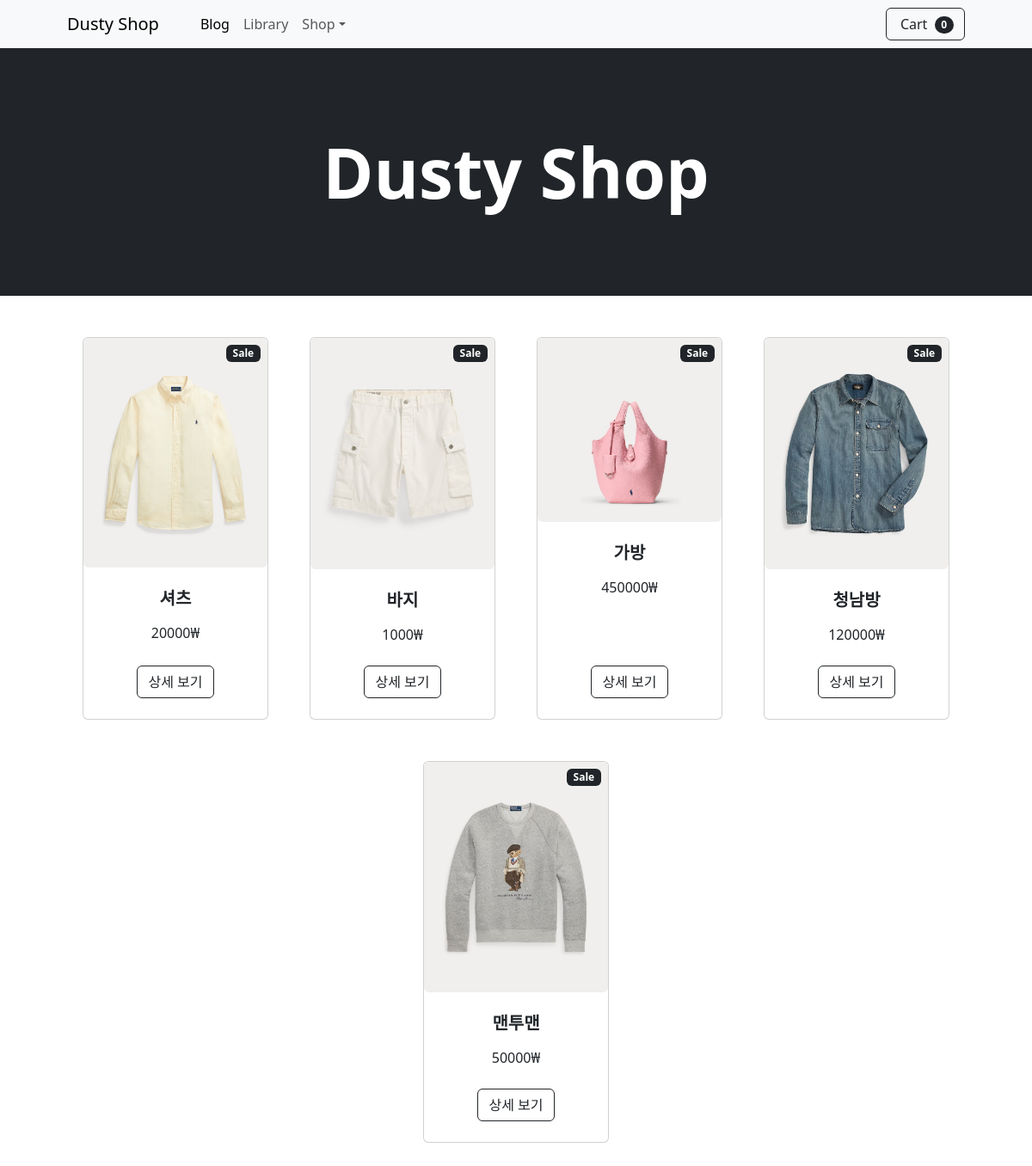
The app's page /shop/ with its own data.
### shop/models.py (models this page shows, shortened)
class Post(models.Model):
    title = models.CharField(max_length=100)
    content = models.TextField()
    price = models.IntegerField(null=True)
    size = models.CharField(max_length=10, null=True)
    uploaded_image = models.ImageField(upload_to='images/', blank=True, null=True)

### shop/views.py (the view)
# urls.py: path('', views.shoplist, name='shoplist'),
def shoplist(request):
    posts = Post.objects.all()
    return render(request,
                  template_name='shop/shoplist.html',
                  context={'posts':posts})

### Django/shop/templates/shop/shoplist.html (shortened to what this page needs)
<!DOCTYPE html>
<html lang="en">
<head>
    <link href="https://cdn.jsdelivr.net/npm/bootstrap@5.3.7/dist/css/bootstrap.min.css"
          rel="stylesheet">
</head>
<body>
        <nav class="navbar navbar-expand-lg navbar-light bg-light">
            <div class="container px-4 px-lg-5">
                <a class="navbar-brand" href="/shop/">Dusty Shop</a>
                <div class="collapse navbar-collapse" id="navbarSupportedContent">
                    <ul class="navbar-nav me-auto mb-2 mb-lg-0 ms-lg-4">
                        <li class="nav-item"><a class="nav-link active" aria-current="page" href="/blog/">Blog</a></li>
                        <li class="nav-item"><a class="nav-link" href="/library/">Library</a></li>
                                 <li class="nav-item dropdown">
                            <a class="nav-link dropdown-toggle" id="navbarDropdown" href="#" role="button" data-bs-toggle="dropdown" aria-expanded="false">Shop</a>
                        </li>
                    </ul>
                    <form class="d-flex">
                        <button class="btn btn-outline-dark" type="submit">
                            Cart
                            <span class="badge bg-dark text-white ms-1 rounded-pill">0</span>
                        </button>
                    </form>
                </div>
            </div>
        </nav>
        <header class="bg-dark py-5">
            <div class="container px-4 px-lg-5 my-5">
                <div class="text-center text-white">
                    <h1 class="display-1 fw-bolder">Dusty Shop</h1>
                </div>
            </div>
        </header>
          <section class="px-5">
            <div class="container px-4 px-lg-5 mt-5">
            <div class="row gx-4 gx-lg-5 row-cols-2 row-cols-md-3 row-cols-xl-4 justify-content-center">
            {% for post in posts %}
            <div class="col mb-5">
                <div class="card h-100" style="overflow: hidden">
                            <div class="badge bg-dark text-white position-absolute" style="top: 0.5rem; right: 0.5rem">Sale</div>
                    {% if post.uploaded_image %}
                        <div class="hover-box">
                                <img class="img-fluid rounded" src={{ post.uploaded_image.url }} alt="..." />
                        </div>
                            {% else %}
                                <img class="img-fluid rounded" src="https://dummyimage.com/850x400/ced4da/6c757d.jpg" alt="..." />
                            {% endif %}
                            <div class="card-body p-4">
                                <div class="text-center">
                                    <h5 class="fw-bolder">{{ post.title }}</h5>
                                    <span>{{ post.price }}₩</span>
                                </div>
                            </div>
                            <div class="card-footer p-4 pt-0 border-top-0 bg-transparent">
                                <div class="text-center"><a class="btn btn-outline-dark mt-auto" href="{{ post.pk }}">상세 보기</a></div>
                            </div>
                        </div>
                    </div>
            {% endfor %}
            </div>
            </div>
            </section>
</body>
</html>

### records on screen
Post: uploaded_image (picture), title "셔츠", price "20000"
Post: uploaded_image (picture), title "바지", price "1000"
Post: uploaded_image (picture), title "가방", price "450000"
Post: uploaded_image (picture), title "청남방", price "120000"
Post: uploaded_image (picture), title "맨투맨", price "50000"
